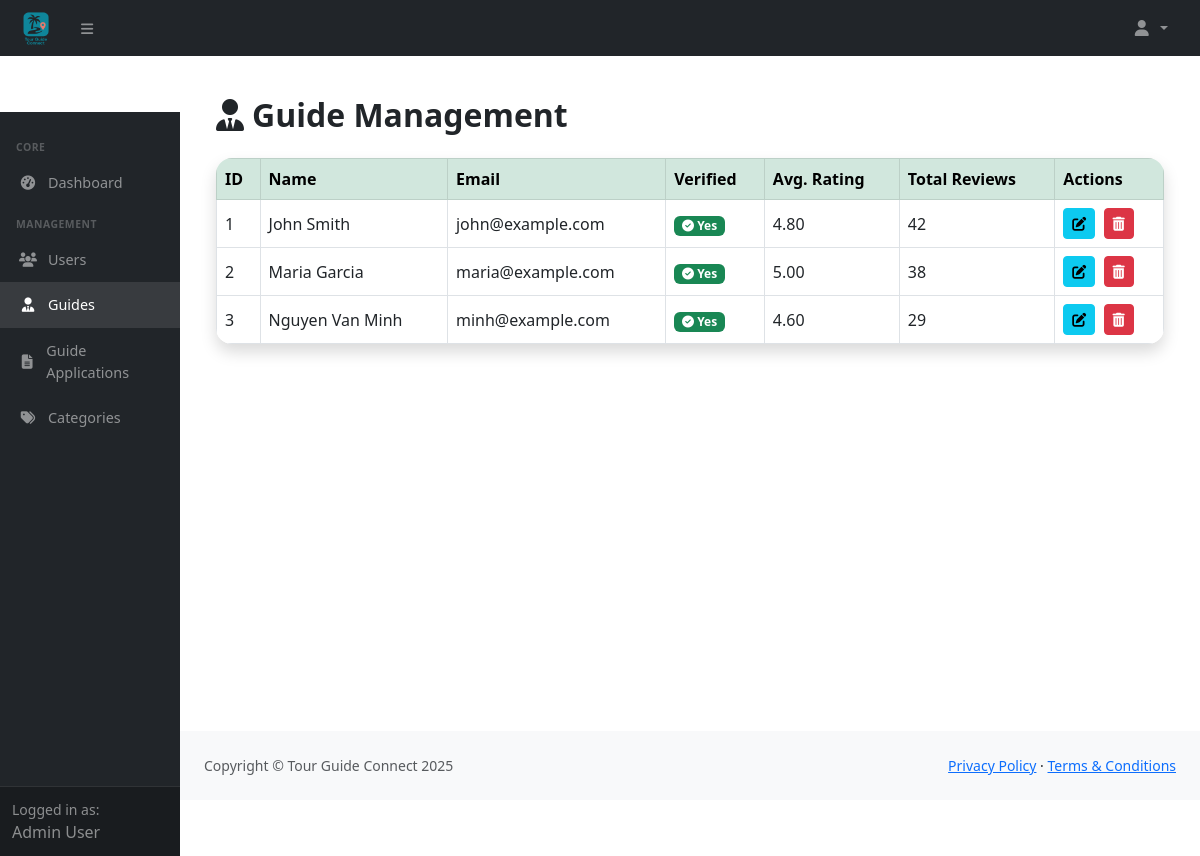
/admin/guides (signed in), run on the app's committed database.
### tables this page shows
CREATE TABLE guide_profiles (
    id INT AUTO_INCREMENT PRIMARY KEY,
    user_id INT NOT NULL UNIQUE,
    bio TEXT NOT NULL,
    location VARCHAR(100) NOT NULL,
    experience_years INT NOT NULL DEFAULT 0,
    hourly_rate DECIMAL(10, 2) NOT NULL,
    daily_rate DECIMAL(10, 2) NOT NULL,
    available BOOLEAN NOT NULL DEFAULT TRUE,
    featured BOOLEAN NOT NULL DEFAULT FALSE,
    availability_calendar JSON NULL,
    avg_rating DECIMAL(3, 2) DEFAULT 0,
    total_reviews INT DEFAULT 0,
    verified BOOLEAN NOT NULL DEFAULT FALSE,
    certification_info TEXT NULL,
    payment_info TEXT NULL,
    profile_image VARCHAR(255) DEFAULT NULL,
    FOREIGN KEY (user_id) REFERENCES users(id) ON DELETE CASCADE
);

CREATE TABLE users (
    id INT AUTO_INCREMENT PRIMARY KEY,
    name VARCHAR(100) NOT NULL,
    email VARCHAR(100) NOT NULL UNIQUE,
    google_id VARCHAR(255) NULL,
    password VARCHAR(255) NOT NULL,
    user_type ENUM('user', 'guide', 'admin') NOT NULL DEFAULT 'user',
    profile_image VARCHAR(255) DEFAULT 'default.jpg',
    created_at TIMESTAMP DEFAULT CURRENT_TIMESTAMP,
    updated_at TIMESTAMP DEFAULT CURRENT_TIMESTAMP ON UPDATE CURRENT_TIMESTAMP,
    last_login TIMESTAMP NULL,
    status ENUM('active', 'inactive', 'pending', 'banned') NOT NULL DEFAULT 'pending',
    verification_token VARCHAR(100) NULL,
    reset_token VARCHAR(100) NULL,
    reset_token_expires TIMESTAMP NULL,
    phone VARCHAR(20) NULL,
    address TEXT NULL,
    hobbies TEXT NULL,
    UNIQUE INDEX google_id_idx (google_id)
);

### index.php (called while the page is built, shortened)
<?php
require_once APP_PATH . '/config/database.php';
require_once HELPER_PATH . '/functions.php';
spl_autoload_register(function($className) {
    if (substr($className, -5) === 'Model') {
        $file = MODEL_PATH . '/' . $className . '.php';
        if (file_exists($file)) {
            return;
        }
    }
});
$uri = $_SERVER['REQUEST_URI'];
$base = dirname($_SERVER['SCRIPT_NAME']);
if (strpos($uri, $base) === 0) {
    $uri = substr($uri, strlen($base));
}
$uri = rtrim($uri, '/');
require_once APP_PATH . '/route.php';
handle_custom_routes(trim($uri, '/'), $routes);

### app/helpers/functions.php (called while the page is built, shortened)
<?php
function url($path = '') {
    return URL_ROOT . '/' . $path;
}

### app/config/database.php (called while the page is built, shortened)
<?php
class Database {
    private $host = DB_HOST;
    private $user = DB_USER;
    private $pass = DB_PASS;
    private $dbname = DB_NAME;
    private $dbh;
    private $stmt;
    public function __construct() {
        $dsn = 'mysql:host=' . $this->host . ';dbname=' . $this->dbname . ';charset=utf8mb4';
        $options = [
            PDO::ATTR_PERSISTENT => true,
            PDO::ATTR_ERRMODE => PDO::ERRMODE_EXCEPTION,
            PDO::ATTR_DEFAULT_FETCH_MODE => PDO::FETCH_OBJ,
            PDO::ATTR_EMULATE_PREPARES => false
        ];
        try {
            $this->dbh = new PDO($dsn, $this->user, $this->pass, $options);
        } catch(PDOException $e) {
            $this->error = $e->getMessage();
            error_log('Database Connection Error: ' . $this->error);
            echo '<div style="background-color: #f8d7da; color: #721c24; padding: 10px; margin: 10px 0; border: 1px solid #f5c6cb; border-radius: 5px;">';
            echo '<h3>Database Connection Error</h3>';
            echo '<p>Unable to connect to the database. Please try again later or contact the administrator.</p>';
            if (defined('ENVIRONMENT') && ENVIRONMENT === 'development') {
                echo '<p><strong>Error:</strong> ' . $this->error . '</p>';
            }
            echo '</div>';
            exit;
        }
    }
    public function query($sql) {
        $this->stmt = $this->dbh->prepare($sql);
    }
    public function execute() {
        return $this->stmt->execute();
    }
    public function resultSet() {
        $this->execute();
        return $this->stmt->fetchAll();
    }
}

### app/models/UserModel.php (called while the page is built, shortened)
<?php
class UserModel
{
    private $db;
    public function __construct()
    {
        $this->db = new Database();
    }
    public function getAllGuides()
    {
        $this->db->query('
            SELECT u.id, u.name, u.email, u.status, u.created_at, u.last_login,
                   g.verified, g.avg_rating, g.total_reviews
            FROM users u
            JOIN guide_profiles g ON u.id = g.user_id
            WHERE u.user_type = "guide"
            ORDER BY g.verified DESC, u.name
        ');
        return $this->db->resultSet();
    }
}

### app/views/admin/guides.php (the view)
<div class="container py-4">
    <h2 class="mb-4 fw-bold"><i class="fas fa-user-tie me-2"></i>Guide Management</h2>
    <?php if (!empty($guides)): ?>
        <div class="table-responsive shadow rounded-4">
            <table class="table table-bordered table-hover align-middle mb-0">
                <thead class="table-success">
                    <tr>
                        <th>ID</th>
                        <th>Name</th>
                        <th>Email</th>
                        <th>Verified</th>
                        <th>Avg. Rating</th>
                        <th>Total Reviews</th>
                        <th>Actions</th>
                    </tr>
                </thead>
                <tbody>
                    <?php foreach ($guides as $guide): ?>
                        <tr>
                            <td><?php echo htmlspecialchars($guide->id); ?></td>
                            <td><?php echo htmlspecialchars($guide->name); ?></td>
                            <td><?php echo htmlspecialchars($guide->email); ?></td>
                            <td>
                                <?php if ($guide->verified): ?>
                                    <span class="badge bg-success"><i class="fas fa-check-circle"></i> Yes</span>
                                <?php else: ?>
                                    <span class="badge bg-secondary">No</span>
                                <?php endif; ?>
                            </td>
                            <td><?php echo is_null($guide->avg_rating) ? '-' : number_format($guide->avg_rating, 2); ?></td>
                            <td><?php echo $guide->total_reviews ?? 0; ?></td>
                            <td>
                                <a href="<?php echo url('admin/editGuide/' . $guide->id); ?>" class="btn btn-info btn-sm me-1">
                                    <i class="fas fa-edit"></i>
                                </a>
                                <form method="post" action="<?php echo url('admin/deleteGuide/' . $guide->id); ?>" class="d-inline">
                                    <button type="submit" class="btn btn-danger btn-sm" onclick="return confirm('Delete this guide? This cannot be undone.');">
                                        <i class="fas fa-trash-alt"></i>
                                    </button>
                                </form>
                            </td>
                        </tr>
                    <?php endforeach; ?>
                </tbody>
            </table>
        </div>
    <?php else: ?>
        <div class="alert alert-info shadow rounded-4 mt-4 text-center fs-5">
            <i class="fas fa-info-circle me-2"></i>No guides found.
        </div>
    <?php endif; ?>
</div>

### app/route.php (shortened to what this page needs)
<?php
function handle_custom_routes($uri, $routes) {
    foreach ($routes as $route) {
        if (preg_match($route['pattern'], $uri, $matches)) {
            $controller = new $route['controller']();
            $params = [];
            call_user_func_array([$controller, $route['method']], $params);
            exit;
        }
    }
}

### app/views/shares/admin-header.php (shortened to what this page needs)
<!DOCTYPE html>
<html lang="en">
<head>
    <link href="https://cdn.jsdelivr.net/npm/bootstrap@5.3.0/dist/css/bootstrap.min.css" rel="stylesheet">
    <link rel="stylesheet" href="https://cdnjs.cloudflare.com/ajax/libs/font-awesome/6.4.0/css/all.min.css">
    <link rel="stylesheet" href="<?php echo url('public/css/admin.css'); ?>">
</head>
<body class="sb-nav-fixed">
    <nav class="sb-topnav navbar navbar-expand navbar-dark bg-dark">
        <a class="navbar-brand ps-3" href="<?php echo url('admin/dashboard'); ?>">
            <img src="<?php echo url('public/img/logo.png'); ?>" alt="Logo" style="height: 40px; width: auto;">
        </a>
        <button class="btn btn-link btn-sm order-1 order-lg-0 me-4 me-lg-0" id="sidebarToggle" href="#!">
            <i class="fas fa-bars"></i>
        </button>
        <ul class="navbar-nav ms-auto me-3 me-lg-4">
            <li class="nav-item dropdown">
                <a class="nav-link dropdown-toggle" id="navbarDropdown" href="#" role="button" data-bs-toggle="dropdown" aria-expanded="false">
                    <i class="fas fa-user fa-fw"></i>
                </a>
            </li>
        </ul>
    </nav>
    <div id="layoutSidenav">
        <div id="layoutSidenav_nav">
            <nav class="sb-sidenav accordion sb-sidenav-dark" id="sidenavAccordion">
                <div class="sb-sidenav-menu">
                    <div class="nav">
                        <div class="sb-sidenav-menu-heading">Core</div>
                        <a class="nav-link" href="<?php echo url('admin/dashboard'); ?>">
                            <div class="sb-nav-link-icon"><i class="fas fa-tachometer-alt"></i></div>
                            Dashboard
                        </a>
                        <div class="sb-sidenav-menu-heading">Management</div>
                        <a class="nav-link" href="<?php echo url('admin/users'); ?>">
                            <div class="sb-nav-link-icon"><i class="fas fa-users"></i></div>
                            Users
                        </a>
                        <a class="nav-link" href="<?php echo url('admin/guides'); ?>">
                            <div class="sb-nav-link-icon"><i class="fas fa-user-tie"></i></div>
                            Guides
                        </a>
                        <a class="nav-link" href="<?php echo url('admin/guideApplications'); ?>">
                            <div class="sb-nav-link-icon"><i class="fas fa-file-alt"></i></div>
                            Guide Applications
                        </a>
                        <a class="nav-link" href="<?php echo url('admin/categories'); ?>">
                            <div class="sb-nav-link-icon"><i class="fas fa-tags"></i></div>
                            Categories
                        </a>
                    </div>
                </div>
                <div class="sb-sidenav-footer">
                    <div class="small">Logged in as:</div>
                    <?php echo isset($_SESSION['user_name']) ? htmlspecialchars($_SESSION['user_name']) : 'Admin'; ?>
                </div>
            </nav>
        </div>
        <div id="layoutSidenav_content">
            <main>

### app/controllers/AdminController.php (shortened to what this page needs)
<?php
class AdminController
{
    private $userModel;
    public function __construct()
    {
        $this->userModel = new UserModel();
    }
    public function guides()
    {
        $guides = $this->userModel->getAllGuides();
        $data = [
            'title' => 'Manage Guides',
            'guides' => $guides
        ];
        $this->loadView('admin/guides', $data);
    }
    private function loadView($view, $data = [])
    {
        extract($data);
        require_once VIEW_PATH . '/shares/admin-header.php';
        $viewPath = VIEW_PATH . '/' . $view . '.php';
        if (file_exists($viewPath)) {
            require_once $viewPath;
        }
        require_once VIEW_PATH . '/shares/admin-footer.php';
    }
}

### app/views/shares/admin-footer.php (shortened to what this page needs)
            </main>
            <footer class="py-4 bg-light mt-auto">
                <div class="container-fluid px-4">
                    <div class="d-flex align-items-center justify-content-between small">
                        <div class="text-muted">Copyright &copy; <?php echo SITE_NAME; ?> <?php echo date('Y'); ?></div>
                        <div>
                            <a href="#">Privacy Policy</a>
                            &middot;
                            <a href="#">Terms &amp; Conditions</a>
                        </div>
                    </div>
                </div>
            </footer>
        </div>
    </div>
</body>
</html>

### public/css/admin.css (style rules this page uses)
:root { --sidenav-base-width: 180px; --topnav-base-height: 56px; --zindex-sidenav: 1035; --zindex-content: 1030; }
#layoutSidenav { display: flex; }
#layoutSidenav_nav { flex-basis: var(--sidenav-base-width); flex-shrink: 0; transition: transform 0.15s ease-in-out; z-index: var(--zindex-sidenav); transform: translateX(-180px); }
#layoutSidenav_content { position: relative; display: flex; flex-direction: column; justify-content: space-between; min-width: 0; flex-grow: 1; min-height: calc(100vh - 56px); margin-left: -180px; }
@media (min-width: 992px) { #layoutSidenav_nav { transform: translateX(0); } }
@media (min-width: 992px) { #layoutSidenav_content { margin-left: 0; transition: margin 0.15s ease-in-out; } }
.sb-topnav { height: var(--topnav-base-height); z-index: 1039; }
.sb-topnav .navbar-brand { font-size: 1.2rem; font-weight: 600; }
.sb-topnav #sidebarToggle { color: rgba(255, 255, 255, 0.5); text-decoration: none; }
.sb-topnav .navbar-nav .nav-link { color: rgba(255, 255, 255, 0.5); }
.sb-sidenav { display: flex; flex-direction: column; height: 100%; flex-wrap: nowrap; z-index: var(--zindex-sidenav); width: var(--sidenav-base-width); position: fixed; top: var(--topnav-base-height); left: 0; }
.sb-sidenav .sb-sidenav-menu .nav .nav-link { padding-left: 0.75rem; padding-right: 0.75rem; font-size: 0.9rem; }
.sb-sidenav .sb-sidenav-menu .nav .sb-nav-link-icon { width: 1.25rem; margin-right: 0.5rem; }
.sb-sidenav .sb-sidenav-menu .nav .sb-sidenav-menu-heading { padding: 0.5rem 0.75rem 0.25rem; font-size: 0.6rem; }
.sb-sidenav .sb-sidenav-menu { flex-grow: 1; padding: 1rem 0; }
.sb-sidenav .sb-sidenav-menu .nav { flex-direction: column; }
.sb-sidenav .sb-sidenav-menu .nav .sb-sidenav-menu-heading { padding: 0.75rem 1rem 0.25rem; font-size: 0.65rem; font-weight: 700; text-transform: uppercase; letter-spacing: 0.05em; }
.sb-sidenav .sb-sidenav-menu .nav .nav-link { display: flex; align-items: center; padding-top: 0.75rem; padding-bottom: 0.75rem; padding-left: 1rem; padding-right: 1rem; color: rgba(255, 255, 255, 0.5); text-decoration: none; }
.sb-sidenav .sb-sidenav-menu .nav .nav-link.active { color: #fff; background-color: rgba(255, 255, 255, 0.1); }
.sb-sidenav .sb-sidenav-menu .nav .nav-link .sb-nav-link-icon { margin-right: 0.5rem; width: 1.5rem; text-align: center; }
.sb-sidenav .sb-sidenav-footer { padding: 0.75rem; flex-shrink: 0; border-top: 1px solid rgba(255, 255, 255, 0.1); }
.sb-sidenav-dark { background-color: #212529; color: rgba(255, 255, 255, 0.5); }
.sb-sidenav-dark .sb-sidenav-menu .nav .sb-sidenav-menu-heading { color: rgba(255, 255, 255, 0.25); }
.sb-sidenav-dark .sb-sidenav-footer { background-color: rgba(0, 0, 0, 0.25); }
main { padding: 1rem 1.5rem; }

### data on the page
guide_profiles: user "1", user.name "John Smith", user.email "john@example.com", verified 1 (drawn), avg_rating "4.80", total_reviews "42"
guide_profiles: user "2", user.name "Maria Garcia", user.email "maria@example.com", verified 1 (drawn), avg_rating "5.00", total_reviews "38"
guide_profiles: user "3", user.name "Nguyen Van Minh", user.email "minh@example.com", verified 1 (drawn), avg_rating "4.60", total_reviews "29"
